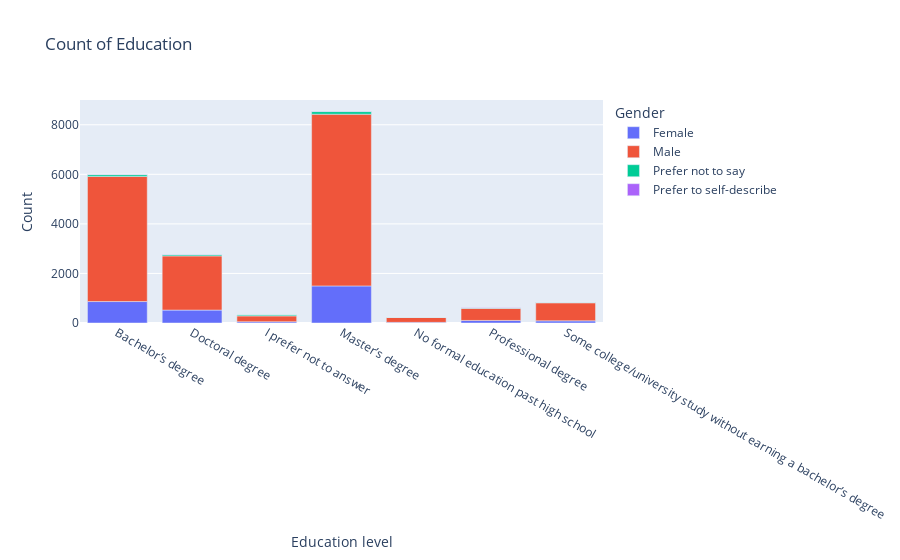

Notebook cell for this chart:
### Markdown cell above
### ZADANIE 1 (4 pkt):
Stwórz dwa wykresy:
1. Formalne wykształcenie uczestników (histogram) - kolumna Q4, zamień etykietę label na Education Level, tytuł może być Count of Education
2. Formalne wykształcenie według płci. Wyświetl to jako zgrupowany wykres słupkowy (wykres słupkowy)

### Code cell
education_level = df[["Q4","Q2"]]
education_level = education_level.groupby(["Q4", "Q2"]).size().unstack()
fig = px.bar(education_level, title="Count of Education", labels={"Q4": "Education level", "value": "Count"})
fig.update_layout(legend_title_text='Gender')
fig.show()

### Figure 1 — Plotly figure (JSON) as saved in the notebook; plotly's stock layout.template omitted (floating-point values rounded to 4 significant figures)
{"data": [{"alignmentgroup": "True", "hovertemplate": "Q2=Female<br>Education level=%{x}<br>Count=%{y}<extra></extra>", "legendgroup": "Female", "marker": {"color": "#636efa", "pattern": {"shape": ""}}, "name": "Female", "offsetgroup": "Female", "orientation": "v", "showlegend": true, "textposition": "auto", "type": "bar", "x": ["Bachelor’s degree", "Doctoral degree", "I prefer not to answer", "Master’s degree", "No formal education past high school", "Professional degree", "Some college/university study without earning a bachelor’s degree"], "xaxis": "x", "y": [865, 521, 50, 1496, 26, 103, 87], "yaxis": "y"}, {"alignmentgroup": "True", "hovertemplate": "Q2=Male<br>Education level=%{x}<br>Count=%{y}<extra></extra>", "legendgroup": "Male", "marker": {"color": "#EF553B", "pattern": {"shape": ""}}, "name": "Male", "offsetgroup": "Male", "orientation": "v", "showlegend": true, "textposition": "auto", "type": "bar", "x": ["Bachelor’s degree", "Doctoral degree", "I prefer not to answer", "Master’s degree", "No formal education past high school", "Professional degree", "Some college/university study without earning a bachelor’s degree"], "xaxis": "x", "y": [5049, 2186, 236, 6930, 199, 496, 728], "yaxis": "y"}, {"alignmentgroup": "True", "hovertemplate": "Q2=Prefer not to say<br>Education level=%{x}<br>Count=%{y}<extra></extra>", "legendgroup": "Prefer not to say", "marker": {"color": "#00cc96", "pattern": {"shape": ""}}, "name": "Prefer not to say", "offsetgroup": "Prefer not to say", "orientation": "v", "showlegend": true, "textposition": "auto", "type": "bar", "x": ["Bachelor’s degree", "Doctoral degree", "I prefer not to answer", "Master’s degree", "No formal education past high school", "Professional degree", "Some college/university study without earning a bachelor’s degree"], "xaxis": "x", "y": [72, 48, 44, 106, 7, 9, 18], "yaxis": "y"}, {"alignmentgroup": "True", "hovertemplate": "Q2=Prefer to self-describe<br>Education level=%{x}<br>Count=%{y}<extra></extra>", "legendgroup": "Prefer to self-describe", "marker": {"color": "#ab63fa", "pattern": {"shape": ""}}, "name": "Prefer to self-describe", "offsetgroup": "Prefer to self-describe", "orientation": "v", "showlegend": true, "textposition": "auto", "type": "bar", "x": ["Bachelor’s degree", "Doctoral degree", "I prefer not to answer", "Master’s degree", "No formal education past high school", "Professional degree", "Some college/university study without earning a bachelor’s degree"], "xaxis": "x", "y": [7, 12, 3, 17, 1, 3, 4], "yaxis": "y"}], "layout": {"barmode": "relative", "legend": {"title": {"text": "Gender"}, "tracegroupgap": 0}, "title": {"text": "Count of Education"}, "xaxis": {"anchor": "y", "domain": [0, 1], "title": {"text": "Education level"}}, "yaxis": {"anchor": "x", "domain": [0, 1], "title": {"text": "Count"}}}}
